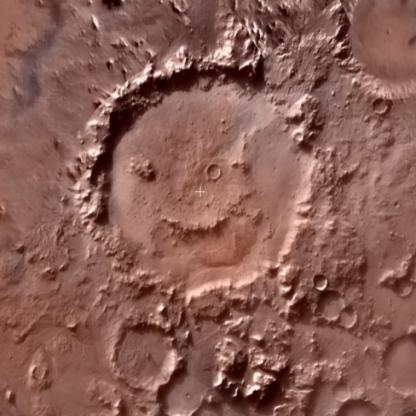
#> input picture Mars-Craters.v1-mars-craters-v1.yolov8/test/images/140226-space-galle_jpeg.rf.e705d7c1b17fdd645ead38dfe68cee34.jpg, 416 x 416 px
$ python -i mars_detector.py   (imports and definitions only)
#> lines starting #> are read from the running program, lines starting #| are printed output that depends on the picture; after the words box and inside, x2 and y2 are one past the last pixel; in counts of white or black regions, pixels touching at a corner belong together
#> further down, picture is the input picture: shape (416, 416, 3); mean B, G, R 85.8, 94.7, 137.5
"""Mars-only ellipse detector; the existing Hough detector remains unchanged."""

from __future__ import annotations

import math

import cv2
import numpy as np


def _ellipse_geometry(ellipse):
    (cx, cy), (axis_a, axis_b), angle = ellipse
    if float(axis_a) >= float(axis_b):
        major, minor, major_angle = float(axis_a) / 2.0, float(axis_b) / 2.0, float(angle)
    else:
        major, minor, major_angle = float(axis_b) / 2.0, float(axis_a) / 2.0, float(angle) + 90.0
    return float(cx), float(cy), major, minor, major_angle


def _ellipse_coverage(edges, ellipse, sectors=36):
    """Fraction of angular sectors containing edge pixels near the fitted rim."""
    cx, cy, major, minor, angle = _ellipse_geometry(ellipse)
    if major <= 0 or minor <= 0:
        return 0.0
    h, w = edges.shape[:2]
    x_radius = int(math.ceil(math.hypot(major * math.cos(math.radians(angle)), minor * math.sin(math.radians(angle))))) + 3
    y_radius = int(math.ceil(math.hypot(major * math.sin(math.radians(angle)), minor * math.cos(math.radians(angle))))) + 3
    x1, x2 = max(0, int(cx) - x_radius), min(w, int(cx) + x_radius + 1)
    y1, y2 = max(0, int(cy) - y_radius), min(h, int(cy) + y_radius + 1)
    ys, xs = np.nonzero(edges[y1:y2, x1:x2])
    if len(xs) == 0:
        return 0.0
    dx = xs.astype(float) + x1 - cx
    dy = ys.astype(float) + y1 - cy
    theta = math.radians(angle)
    local_x = (dx * math.cos(theta) + dy * math.sin(theta)) / major
    local_y = (-dx * math.sin(theta) + dy * math.cos(theta)) / minor
    normalized_r = np.sqrt(local_x * local_x + local_y * local_y)
    on_rim = (normalized_r >= 0.78) & (normalized_r <= 1.22)
    if not np.any(on_rim):
        return 0.0
    angles = np.mod(np.arctan2(local_y[on_rim], local_x[on_rim]), 2 * math.pi)
    occupied = np.unique(np.floor(angles * sectors / (2 * math.pi)).astype(int))
    return float(len(occupied) / sectors)


def _bbox(ellipse, width, height):
    cx, cy, major, minor, angle = _ellipse_geometry(ellipse)
    theta = math.radians(angle)
    rx = math.sqrt((major * math.cos(theta)) ** 2 + (minor * math.sin(theta)) ** 2)
    ry = math.sqrt((major * math.sin(theta)) ** 2 + (minor * math.cos(theta)) ** 2)
    return (max(0.0, cx - rx), max(0.0, cy - ry),
            min(float(width - 1), cx + rx), min(float(height - 1), cy + ry))


def _candidate_ellipses(image, edges, min_radius, max_radius, canny_ratio, use_hough, hough_param2):
    h, w = image.shape[:2]
    minimum_dimension = min(h, w)
    kernel_size = max(3, int(round(minimum_dimension * 0.008)))
    if kernel_size % 2 == 0:
        kernel_size += 1
    kernel = cv2.getStructuringElement(cv2.MORPH_ELLIPSE, (kernel_size, kernel_size))
    # Morphological closing proposes connected crater-rim regions before fitting.
    closed = cv2.morphologyEx(edges, cv2.MORPH_CLOSE, kernel)
    contours, _ = cv2.findContours(closed, cv2.RETR_LIST, cv2.CHAIN_APPROX_NONE)
    fitted = []
    min_perimeter = max(12.0, 2.0 * math.pi * min_radius * 0.65)
    min_area = max(8.0, math.pi * (min_radius * 0.25) ** 2)
    for contour in contours:
        if len(contour) < 5:
            continue
        if cv2.arcLength(contour, True) < min_perimeter or abs(cv2.contourArea(contour)) < min_area:
            continue
        try:
            # Fit an ellipse to each candidate rim contour.
            fitted.append(cv2.fitEllipse(contour))
        except cv2.error:
            continue

    if use_hough:
        # Hough candidates at three downscaled pyramid levels complement rim contours.
        gray = cv2.cvtColor(image, cv2.COLOR_BGR2GRAY)
        median = float(np.median(gray))
        low = max(0, int(median * canny_ratio))
        param1 = max(40, int(median * 2.0))
        for scale in (0.75, 0.5, 0.35):
            small = cv2.resize(gray, None, fx=scale, fy=scale, interpolation=cv2.INTER_AREA)
            blur = cv2.GaussianBlur(small, (5, 5), 1.0)
            circles = cv2.HoughCircles(
                blur, cv2.HOUGH_GRADIENT, dp=1.2,
                minDist=max(8, int(min_radius * 1.5 * scale)),
                param1=param1, param2=int(hough_param2),
                minRadius=max(2, int(min_radius * scale)),
                maxRadius=max(3, int(max_radius * scale)),
            )
            if circles is None:
                continue
            for x, y, radius in circles[0]:
                cx, cy, r = float(x / scale), float(y / scale), float(radius / scale)
                roi_radius = int(math.ceil(r * 1.4))
                x1, x2 = max(0, int(cx) - roi_radius), min(w, int(cx) + roi_radius + 1)
                y1, y2 = max(0, int(cy) - roi_radius), min(h, int(cy) + roi_radius + 1)
                local_edges = edges[y1:y2, x1:x2]
                ey, ex = np.nonzero(local_edges)
                if len(ex):
                    dx, dy = ex + x1 - cx, ey + y1 - cy
                    radial = np.hypot(dx, dy)
                    rim = (radial >= r * 0.65) & (radial <= r * 1.35)
                    points = np.column_stack((ex[rim], ey[rim])).astype(np.int32).reshape(-1, 1, 2)
                    if len(points) >= 5:
                        try:
                            candidate_ellipse = cv2.fitEllipse(points)
                            fitted.append(((candidate_ellipse[0][0] + x1, candidate_ellipse[0][1] + y1), candidate_ellipse[1], candidate_ellipse[2]))
                            continue
                        except cv2.error:
                            pass
                fitted.append(((cx, cy), (2 * r, 2 * r), 0.0))
    return fitted


def _ellipse_iou(a, b):
    ax1, ay1, ax2, ay2 = a["bbox"]
    bx1, by1, bx2, by2 = b["bbox"]
    iw, ih = max(0.0, min(ax2, bx2) - max(ax1, bx1)), max(0.0, min(ay2, by2) - max(ay1, by1))
    intersection = iw * ih
    area_a = max(0.0, ax2 - ax1) * max(0.0, ay2 - ay1)
    area_b = max(0.0, bx2 - bx1) * max(0.0, by2 - by1)
    union = area_a + area_b - intersection
    return intersection / union if union > 0 else 0.0


def _merge_duplicates(candidates, threshold=0.5):
    kept = []
    for candidate in sorted(candidates, key=lambda item: item["score"], reverse=True):
        duplicate_index = None
        for index, existing in enumerate(kept):
            if _ellipse_iou(candidate, existing) <= threshold:
                continue
            smaller, larger = sorted((candidate, existing), key=lambda item: item["radius"])
            nested = (smaller["bbox"][0] >= larger["bbox"][0] and
                      smaller["bbox"][1] >= larger["bbox"][1] and
                      smaller["bbox"][2] <= larger["bbox"][2] and
                      smaller["bbox"][3] <= larger["bbox"][3])
            centers_near = math.hypot(candidate["x"] - existing["x"], candidate["y"] - existing["y"]) < larger["radius"] * 0.25
            if nested and smaller["radius"] / max(larger["radius"], 1e-6) <= 0.4:
                continue
            if nested and not centers_near:
                continue
            duplicate_index = index
            break
        if duplicate_index is None:
            kept.append(candidate)
        elif candidate["score"] > kept[duplicate_index]["score"]:
            kept[duplicate_index] = candidate
    return kept


def detect_craters_mars_v2(
    image_bgr,
    min_radius=10,
    max_radius=85,
    max_detections=45,
    blur_sigma_scale=0.8,
    arc_coverage=0.3,
    canny_ratio=0.5,
    use_hough=True,
    hough_param2=24,
    return_info=False,
):
    """Detect Mars craters as ellipses, returning crater dictionaries and optional fallback status.

    Method outline follows the candidate-region and ellipse-fitting approach described
    by Bandeira et al. (2011) and Kim & Muller: morphology proposes regions, rim edges
    are fit with ellipses, and angular edge coverage filters incomplete rims.
    """
#> called with min_radius = 10, max_radius = 85, max_detections = 45, blur_sigma_scale = 0.8, arc_coverage = 0.3, canny_ratio = 0.5, use_hough = True, hough_param2 = 24
    h, w = image_bgr.shape[:2]
#> h = 416; w = 416
    gray = cv2.cvtColor(image_bgr, cv2.COLOR_BGR2GRAY)
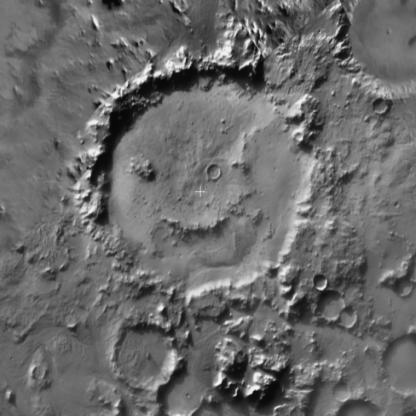
#> gray: shape (416, 416); min 6, max 250, mean 106.5
    # Use mild width-scaled Gaussian smoothing; v2 intentionally skips CLAHE.
    sigma = max(0.1, float(blur_sigma_scale) * (w / 640.0))
#> sigma = 0.52
    blurred = cv2.GaussianBlur(gray, (0, 0), sigmaX=sigma, sigmaY=sigma)
    median = float(np.median(blurred))
#> median = 108
    low = max(0, int(median * float(canny_ratio)))
#> low = 54
    high = max(low + 1, int(median * min(2.5, float(canny_ratio) * 2.5)))
#> high = 135
    edges = cv2.Canny(blurred, low, high)
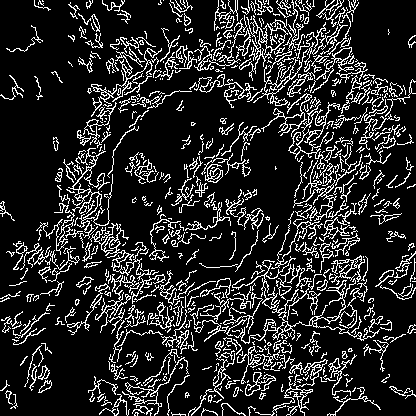
#> edges: shape (416, 416); 15.6% white in thin lines or dots

    accepted, all_fits = [], []
    for ellipse in _candidate_ellipses(
        image_bgr, edges, min_radius, max_radius, canny_ratio, use_hough, hough_param2
    ):
#> in _candidate_ellipses, `h, w = image.shape[:2]`: h = 416
#> in _candidate_ellipses, `kernel_size = max(3, int(round(minimum_dimension * 0.008)))`: kernel_size = 3
#> in _candidate_ellipses, `kernel = cv2.getStructuringElement(cv2.MORPH_ELLIPSE, (kernel_size, ke..`: kernel = [[0, 1, 0], [1, 1, 1], [0, 1, 0]]
#> in _candidate_ellipses, `closed = cv2.morphologyEx(edges, cv2.MORPH_CLOSE, kernel)`:
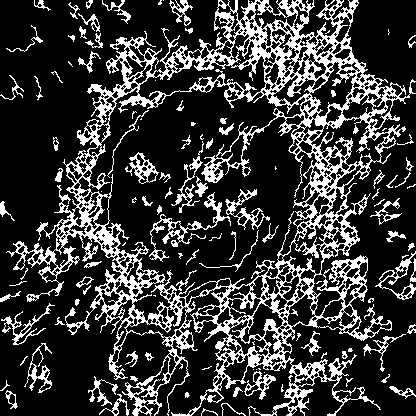
#> closed: shape (416, 416); 22.3% white in thin lines or dots
#> in _candidate_ellipses, `contours, _ = cv2.findContours(closed, cv2.RETR_LIST, cv2.CHAIN_APPROX..`: contours = 941 contours, 527 with area under 20; largest, box (x1, y1, x2, y2) and area: (6, 0, 416, 416) 88150, (78, 80, 318, 322) 33614, (137, 55, 267, 102) 2364, (310, 117, 390, 167) 1802, (309, 61, 357, 118) 1073
#> in _candidate_ellipses, `min_perimeter = max(12.0, 2.0 * math.pi * min_radius * 0.65)`: min_perimeter = 40.84
#> in _candidate_ellipses, `min_area = max(8.0, math.pi * (min_radius * 0.25) ** 2)`: min_area = 19.63
#> in _candidate_ellipses, `median = float(np.median(gray))`: median = 108
#> in _candidate_ellipses, `low = max(0, int(median * canny_ratio))`: low = 54
#> in _candidate_ellipses, `param1 = max(40, int(median * 2.0))`: param1 = 216
        cx, cy, major, minor, angle = _ellipse_geometry(ellipse)
        axis_ratio = minor / major if major else 0.0
        if major < min_radius or major > max_radius or minor < max(2.0, min_radius * 0.3):
            continue
        # Coverage counts occupied sectors along the fitted rim (36 sectors total).
        coverage = _ellipse_coverage(edges, ellipse)
        record = {
            "x": cx, "y": cy,
            "radius": math.sqrt(major * minor),
            "axis_a": major * 2.0, "axis_b": minor * 2.0,
            "angle": angle,
            "bbox": _bbox(ellipse, w, h),
            "axis_ratio": axis_ratio,
            "rim_coverage": coverage,
            "score": coverage * axis_ratio,
        }
        all_fits.append(record)
        if axis_ratio >= 0.4 and coverage >= arc_coverage:
            accepted.append(record)
#> this loop made 284 passes

    fallback_used = False
    if not accepted:
        fallback_used = True
        accepted = sorted(all_fits, key=lambda item: item["score"], reverse=True)[:max_detections]
    # Merge overlapping fits by IoU while preserving clearly nested small craters.
    accepted = _merge_duplicates(accepted)
    accepted = sorted(accepted, key=lambda item: item["score"], reverse=True)[:max_detections]
    return (accepted, fallback_used) if return_info else accepted

>>> import cv2
>>> picture = cv2.imread('../Mars-Craters.v1-mars-craters-v1.yolov8/test/images/140226-space-galle_jpeg.rf.e705d7c1b17fdd645ead38dfe68cee34.jpg')
>>> result = detect_craters_mars_v2(picture)

$ run again, on Mars-Craters.v1-mars-craters-v1.yolov8/test/images/images--5-_jpeg.rf.61135e6bbc650bb0c96b238845e9614d.jpg
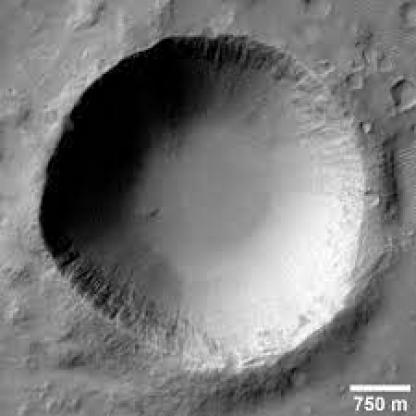
#> input picture Mars-Craters.v1-mars-craters-v1.yolov8/test/images/images--5-_jpeg.rf.61135e6bbc650bb0c96b238845e9614d.jpg, 416 x 416 px
#> picture is the input picture: shape (416, 416, 3); min 0, max 255, mean 120
#> in detect_craters_mars_v2, `median = float(np.median(blurred))`: median = 124
#> in detect_craters_mars_v2, `low = max(0, int(median * float(canny_ratio)))`: low = 62
#> high = 155
#> in detect_craters_mars_v2, `edges = cv2.Canny(blurred, low, high)`:
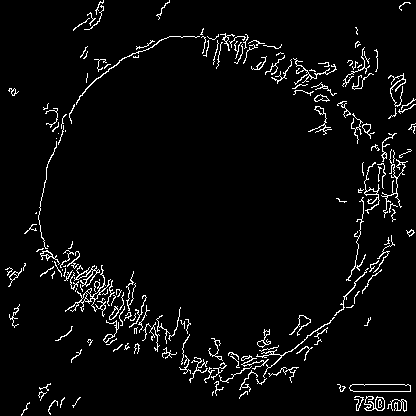
#> edges: shape (416, 416); 4.1% white in thin lines or dots
#> in _candidate_ellipses, `h, w = image.shape[:2]`: h = 416
#> kernel_size = 3
#> kernel = [[0, 1, 0], [1, 1, 1], [0, 1, 0]]
#> in _candidate_ellipses, `closed = cv2.morphologyEx(edges, cv2.MORPH_CLOSE, kernel)`:
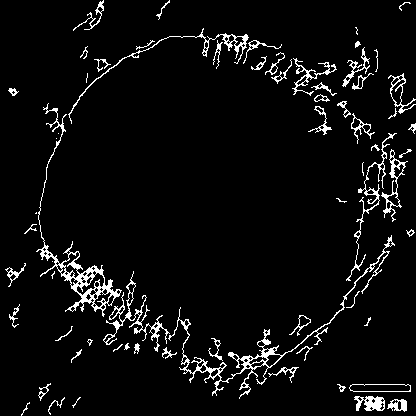
#> closed: shape (416, 416); 5.2% white in thin lines or dots
#> contours = 197 contours, 113 with area under 20; largest, box (x1, y1, x2, y2) and area: (36, 103, 122, 317) 1884, (168, 235, 395, 399) 1288, (103, 271, 170, 352) 528, (381, 149, 408, 222) 434, (349, 384, 411, 392) 414
#> min_perimeter = 40.84
#> min_area = 19.63
#> in _candidate_ellipses, `median = float(np.median(gray))`: median = 124
#> in _candidate_ellipses, `low = max(0, int(median * canny_ratio))`: low = 62
#> param1 = 248
#> the loop in detect_craters_mars_v2, `for ellipse in _candidate_ellipses( image_bgr, edges, min_radius, max_..` made 40 passes
#> ellipse on passes 22 to 29: ((369.5, 201.2), (18.15, 137.4), 12.56), ((361.1, 129.3), (17.12, 30.31), 157.7), ((314.2, 118.6), (22.21, 32.1), 134.3), ((79.34, 208.4), (81.71, 194.3), 174), ((343.6, 108.3), (10.87, 15.48), 154.4), ((323.3, 89.6), (9.38, 21.57), 115.7), ((397.2, 92.34), (12.07, 24.92), 14.38), ((400.8, 92.27), (21.99, 36.19), 159.2)
#> the loop in _merge_duplicates, `for candidate in sorted(candidates, key=lambda item: item["score"], re..` made 16 passes
